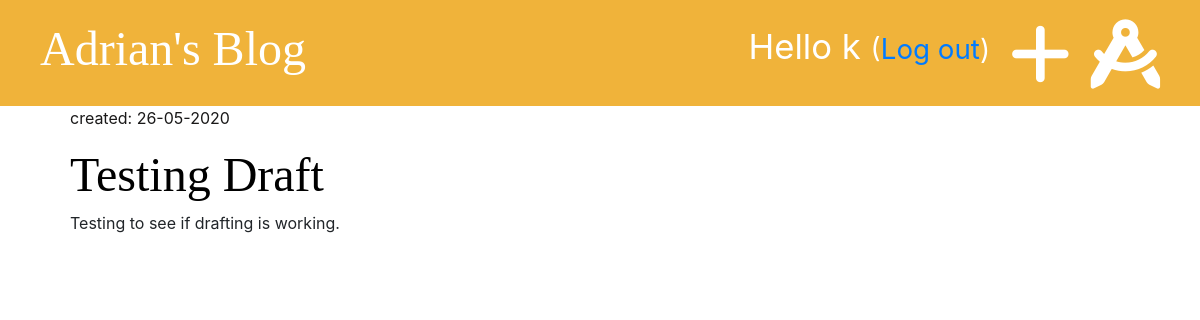
Page /drafts/ (signed in) on the committed database.
### blog/models.py (models this page shows, shortened)
class Post(models.Model):
    author = models.ForeignKey('auth.User', on_delete=models.CASCADE)
    title = models.CharField(max_length=200)
    text = models.TextField()
    create_date = models.DateTimeField(default=timezone.now)
    published_date = models.DateTimeField(blank=True, null=True)

### blog/views.py (the view)
# urls.py: path('drafts/', views.post_draft_list, name='post_draft_list'),
@login_required
def post_draft_list(request):
    posts = Post.objects.filter(published_date__isnull=True).order_by('-create_date')
    stuff_for_frontend = {'posts': posts}
    return render(request, 'blog/post_draft_list.html', stuff_for_frontend)

### blog/templates/blog/post_draft_list.html (shortened to what this page needs)
{% extends 'blog/base.html' %}
{% block content %}
    {% for post in posts %}
        <div class="post">
            <p class="date">created: {{ post.create_date|date:'d-m-Y' }}</p>
            <h1><a href="{% url 'post_detail' pk=post.pk %}">{{ post.title }}</a></h1>
        <p>{{ post.text|truncatewords:50 }}</p>
        </div>
    {% endfor %}
{% endblock %}

### blog/templates/blog/base.html (shortened to what this page needs)
{% load static %}
<!DOCTYPE html>
<html lang="en">
<head>
    <link rel="stylesheet" href="https://stackpath.bootstrapcdn.com/bootstrap/4.4.1/css/bootstrap.min.css">
    <link rel="stylesheet" href="{% static 'css/blog.css' %}">
    <link href="/your-path-to-fontawesome/css/all.css" rel="stylesheet">
</head>
<body>
<div class="page-header">
    {% if user.is_authenticated %}
    <a href="{% url 'post_draft_list' %}" class="top-menu"><i class="fas fa-drafting-compass fa-2x" style="color:white;"></i></a>
    <a href="{% url 'post_new' %}" class="top-menu"><i class="fas fa-plus fa-2x" style="color:white;"></i></a>
    <p class="top-menu">Hello {{ user.username }} <small>(<a href="{% url 'logout' %}">Log out</a>)</small></p>
    {% else %}
        <a href="{% url 'login' %}" class="top-menu"><i class="fas fa-sign-in-alt fa-2x" style="color:white;"></i></a>
    {% endif %}
    <h1><a href="{% url "post_list" %}">Adrian's Blog</a></h1>
</div>
<div class="content container">
    <div class=""row>
        <div class="col-md-8">
            {% block content %}
            {% endblock %}
        </div>
    </div>
</div>
</body>
</html>

### blog/static/css/blog.css (style rules this page uses)
.page-header { background-color: #f0b33a; margin-top: 0; padding: 20px 20px 20px 40px; }
.page-header h1, .page-header h1 a { color: #ffffff; font-size: 36pt; text-decoration: none; }
.content { margin-left: 40px; }
h1, h2, h3, h4 { font-family: 'Tangerine', 'Inconsolata', 'Droid Sans', serif; font-size: 48px; }
.date { color: #1a1919; }
.post { margin-bottom: 70px; }
.post h1 a { color: #000000; }
.top-menu { color: #ffffff; float: right; font-size: 26pt; margin-right: 20px; }

### rows in the picture
Post: create_date "26-05-2020", title "Testing Draft", text "Testing to see if drafting is working."

### other values in the picture
{{ user.username }} "k"
